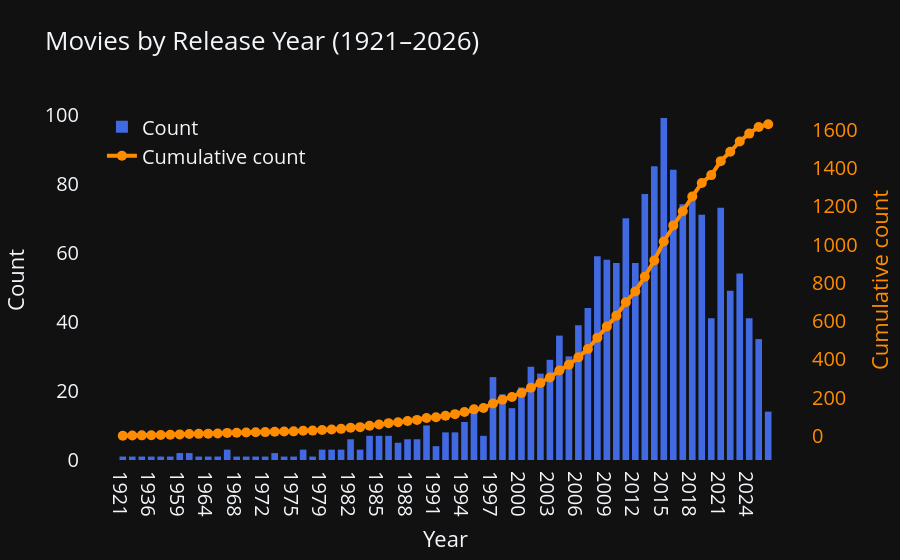

Notebook code for this chart:
### Code cell
plot_bar_time_series(
    df, 
    select_type='book', 
    time_period='year', 
    #time_period='date_rated',
    title='Movies by Release Year',
    save_path=None,
    )

### Figure 1 — Plotly figure (JSON) as saved in the notebook; plotly's stock layout.template omitted (floating-point values rounded to 4 significant figures)
{"data": [{"customdata": [1, 1, 1, 1, 1, 1, 2, 2, 1, 1, 1, 3, 1, 1, 1, 1, 2, 1, 1, 3, 1, 3, 3, 3, 6, 3, 7, 7, 7, 5, 6, 6, 10, 4, 8, 8, 11, 14, 7, 24, 19, 15, 21, 27, 25, 29, 36, 30, 39, 44, 59, 58, 57, 70, 57, 77, 85, 99, 84, 74, 77, 71, 41, 73, 49, 54, 41, 35, 14], "hovertemplate": "Year: %{x}<br>Count: %{y}<extra></extra>", "marker": {"color": "royalblue", "line": {"width": 0}}, "name": "Count", "type": "bar", "x": ["1921", "1925", "1931", "1936", "1940", "1953", "1959", "1962", "1963", "1964", "1965", "1967", "1968", "1969", "1971", "1972", "1973", "1974", "1975", "1977", "1978", "1979", "1980", "1981", "1982", "1983", "1984", "1985", "1986", "1987", "1988", "1989", "1990", "1991", "1992", "1993", "1994", "1995", "1996", "1997", "1998", "1999", "2000", "2001", "2002", "2003", "2004", "2005", "2006", "2007", "2008", "2009", "2010", "2011", "2012", "2013", "2014", "2015", "2016", "2017", "2018", "2019", "2020", "2021", "2022", "2023", "2024", "2025", "2026"], "y": [1, 1, 1, 1, 1, 1, 2, 2, 1, 1, 1, 3, 1, 1, 1, 1, 2, 1, 1, 3, 1, 3, 3, 3, 6, 3, 7, 7, 7, 5, 6, 6, 10, 4, 8, 8, 11, 14, 7, 24, 19, 15, 21, 27, 25, 29, 36, 30, 39, 44, 59, 58, 57, 70, 57, 77, 85, 99, 84, 74, 77, 71, 41, 73, 49, 54, 41, 35, 14]}, {"hovertemplate": "Year: %{x}<br>Cumulative: %{y}<extra></extra>", "line": {"color": "darkorange", "width": 4}, "marker": {"color": "darkorange", "size": 10}, "mode": "lines+markers", "name": "Cumulative count", "type": "scatter", "x": ["1921", "1925", "1931", "1936", "1940", "1953", "1959", "1962", "1963", "1964", "1965", "1967", "1968", "1969", "1971", "1972", "1973", "1974", "1975", "1977", "1978", "1979", "1980", "1981", "1982", "1983", "1984", "1985", "1986", "1987", "1988", "1989", "1990", "1991", "1992", "1993", "1994", "1995", "1996", "1997", "1998", "1999", "2000", "2001", "2002", "2003", "2004", "2005", "2006", "2007", "2008", "2009", "2010", "2011", "2012", "2013", "2014", "2015", "2016", "2017", "2018", "2019", "2020", "2021", "2022", "2023", "2024", "2025", "2026"], "y": [1, 2, 3, 4, 5, 6, 8, 10, 11, 12, 13, 16, 17, 18, 19, 20, 22, 23, 24, 27, 28, 31, 34, 37, 43, 46, 53, 60, 67, 72, 78, 84, 94, 98, 106, 114, 125, 139, 146, 170, 189, 204, 225, 252, 277, 306, 342, 372, 411, 455, 514, 572, 629, 699, 756, 833, 918, 1017, 1101, 1175, 1252, 1323, 1364, 1437, 1486, 1540, 1581, 1616, 1630], "yaxis": "y2"}], "layout": {"bargap": 0.3, "barmode": "group", "font": {"size": 20}, "hoverlabel": {"font": {"size": 20}}, "legend": {"font": {"size": 20}, "x": 0.03, "y": 0.98}, "title": {"font": {"size": 26}, "text": "Movies by Release Year (1921–2026)"}, "xaxis": {"showgrid": false, "tickfont": {"size": 20}, "title": {"font": {"size": 22}, "text": "Year"}, "zeroline": false}, "yaxis": {"showgrid": false, "tickfont": {"size": 20}, "title": {"font": {"size": 22}, "text": "Count"}, "zeroline": false}, "yaxis2": {"overlaying": "y", "showgrid": false, "side": "right", "tickfont": {"color": "darkorange", "size": 20}, "title": {"font": {"color": "darkorange", "size": 22}, "text": "Cumulative count"}, "zeroline": false}}}
